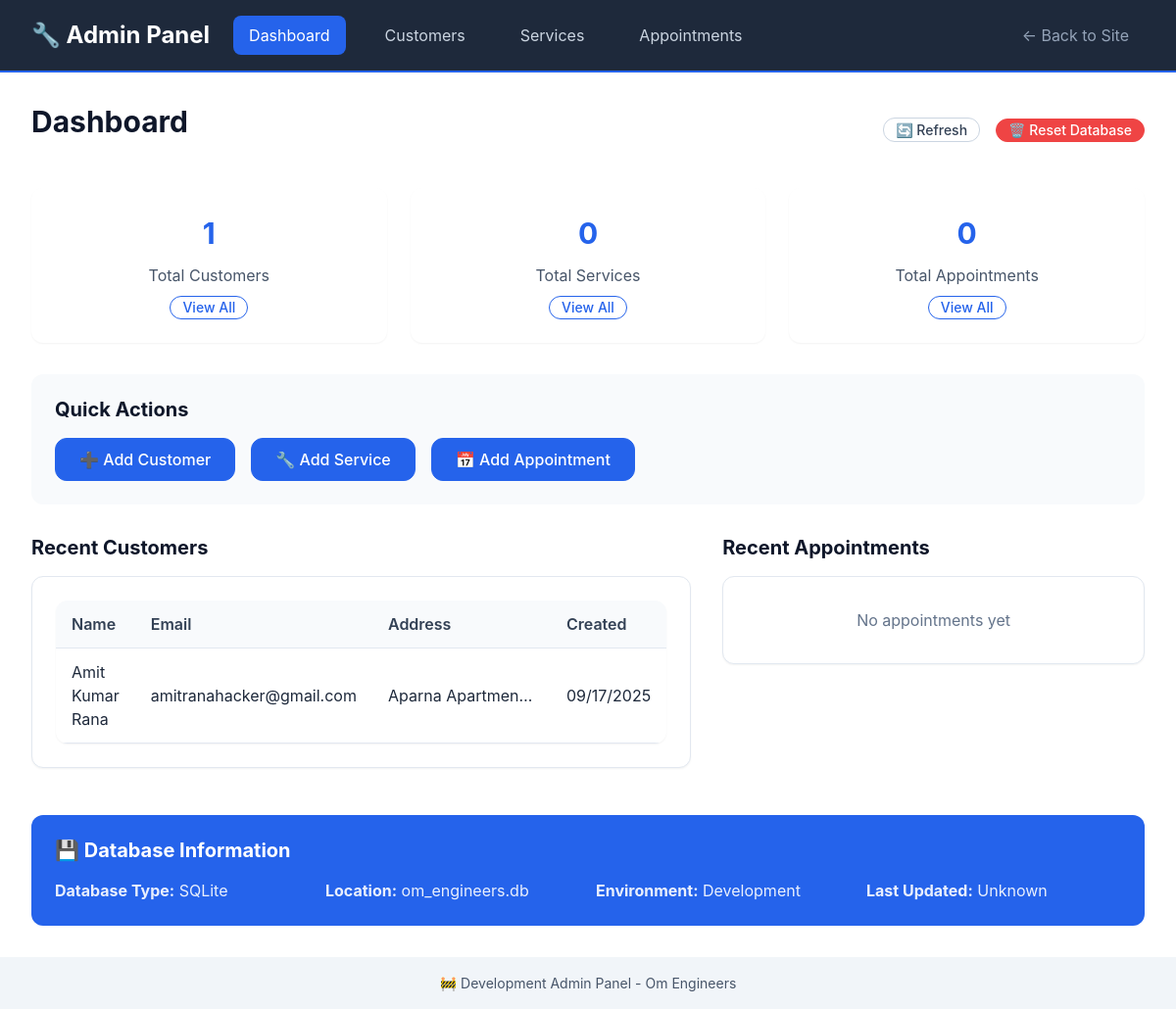
The page /admin/ on the database as committed earlier.
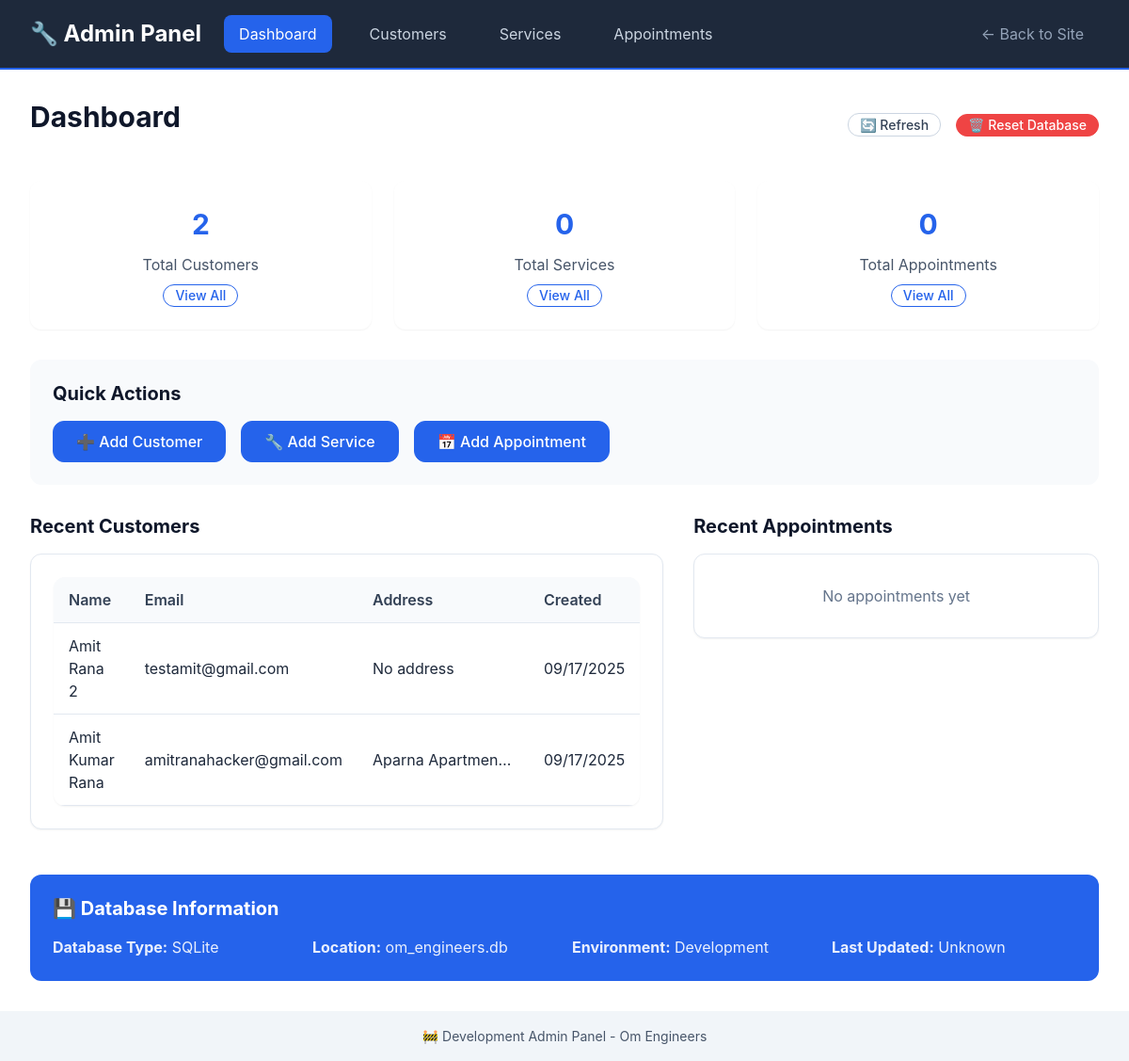
The same page on the database as committed later.
### models/customer_db.py (models this page shows, shortened)
class Customer(db.Model):
    __tablename__ = 'customers'
    id: Mapped[int] = mapped_column(primary_key=True)
    name: Mapped[str] = mapped_column(String(100), nullable=False)
    email: Mapped[str] = mapped_column(String(120), nullable=True, index=True)
    phone: Mapped[str] = mapped_column(String(20), nullable=False, index=True)
    address: Mapped[str] = mapped_column(Text, nullable=True)
    created_at: Mapped[datetime] = mapped_column(DateTime, default=datetime.utcnow)
    updated_at: Mapped[datetime] = mapped_column(DateTime, default=datetime.utcnow, onupdate=datetime.utcnow)
    appointments = db.relationship('Appointment', back_populates='customer', cascade='all, delete-orphan')

### routes/admin.py (the view)
@admin_bp.route('/')
def index():
    try:
        customer_count = Customer.query.count()
        service_count = Service.query.count()
        appointment_count = Appointment.query.count()
        recent_customers = Customer.query.order_by(Customer.created_at.desc()).limit(5).all()
        recent_appointments = Appointment.query.order_by(Appointment.created_at.desc()).limit(5).all()
        stats = {
            'customers': customer_count,
            'services': service_count,
            'appointments': appointment_count
        }
        return render_template('admin/index.html',
                             stats=stats,
                             recent_customers=recent_customers,
                             recent_appointments=recent_appointments)
    except Exception as e:
        flash(f'Error loading admin dashboard: {str(e)}', 'error')
        return render_template('admin/index.html', stats={}, recent_customers=[], recent_appointments=[])

### templates/admin/index.html (shortened to what the changed rows need)
{% extends "admin/base.html" %}
{% block content %}
<div style="display: flex; justify-content: space-between; align-items: center; margin-bottom: var(--space-8);">
    <h1>Dashboard</h1>
</div>
<div class="stats-grid">
    <div class="stat-card">
        <div class="stat-number" id="customers-count">{{ stats.customers or 0 }}</div>
        <div style="color: var(--gray-600);">Total Customers</div>
        <div style="margin-top: var(--space-2);">
            <a href="{{ url_for('admin.customers') }}" class="btn btn-sm btn-outline">View All</a>
        </div>
    </div>
</div>
<div style="display: grid; grid-template-columns: 1fr 1fr; gap: var(--space-8); margin-top: var(--space-8);">
    <div>
        {% if recent_customers %}
        <div class="card">
            <table class="admin-table">
                <thead>
                    <tr>
                        <th>Name</th>
                        <th>Email</th>
                        <th>Address</th>
                        <th>Created</th>
                    </tr>
                </thead>
                <tbody>
                    {% for customer in recent_customers %}
                    <tr>
                        <td>{{ customer.name }}</td>
                        <td>{{ customer.email }}</td>
                        <td>
                            <div style="max-width: 150px; overflow: hidden; text-overflow: ellipsis; white-space: nowrap;"
                                 title="{{ customer.address or 'No address provided' }}">
                                {{ customer.address or 'No address' }}
                            </div>
                        </td>
                        <td>{{ customer.created_at.strftime('%m/%d/%Y') }}</td>
                    </tr>
                    {% endfor %}
                </tbody>
            </table>
        </div>
        {% else %}
        <div class="card" style="text-align: center; padding: var(--space-8); color: var(--gray-500);">
            No customers yet
        </div>
        {% endif %}
    </div>
</div>
{% endblock %}

Rows that differ between the two databases and show on the page:
added Customer: name "Amit Rana 2", email "testamit@gmail.com", address "No address", created_at "09/17/2025"
Other text that changed with them:
{{ stats.customers or 0 }}: "1" → "2"
